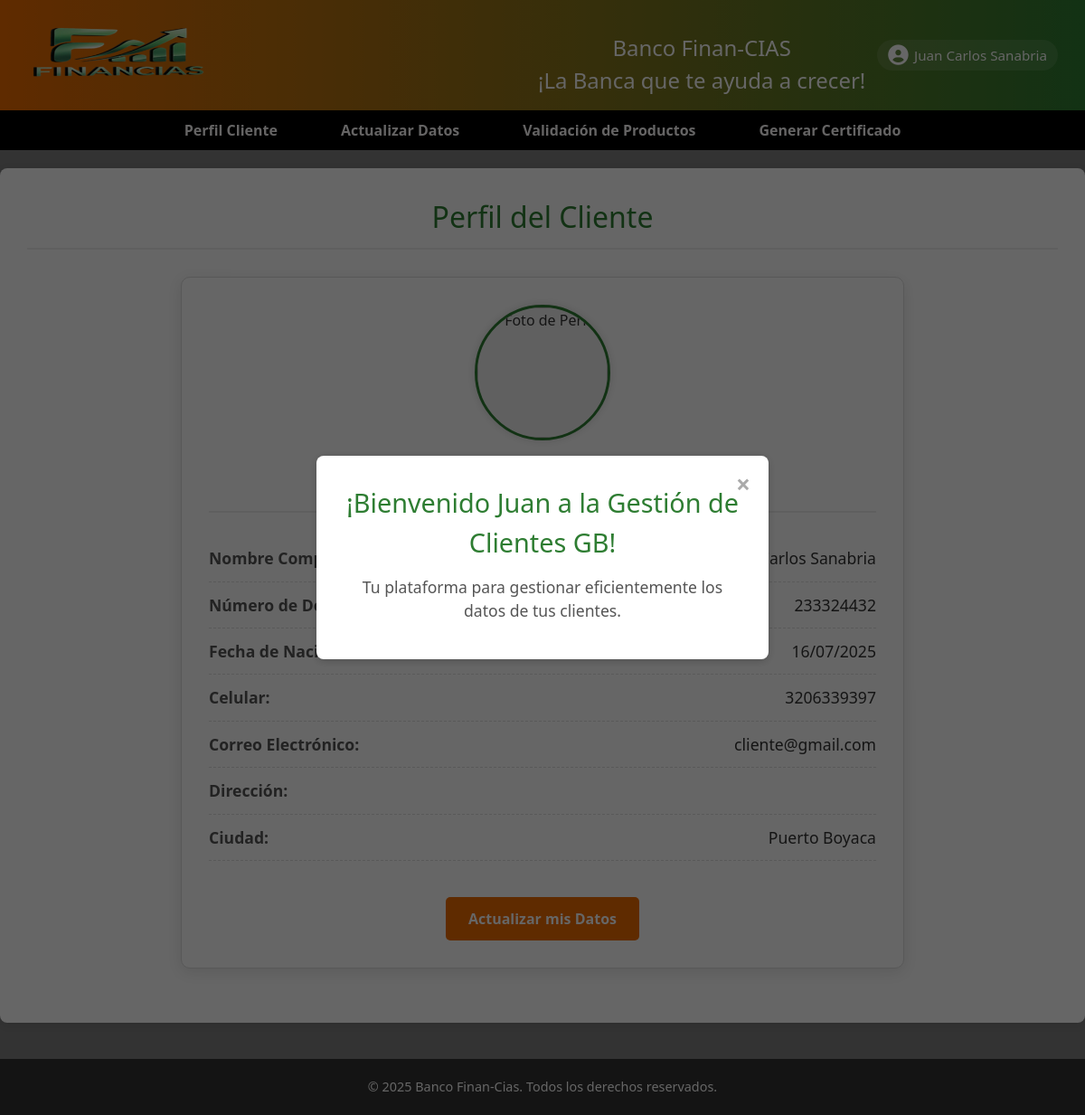
The page /Controlador/clienteController.php?login=success&accion=mostrarPerfilCliente&id=31 (signed in) on the database its author committed.
### tables this page shows
CREATE TABLE `cliente` (
  `ID_Cliente` int(11) NOT NULL,
  `Nombre_Cliente` varchar(50) NOT NULL,
  `Apellido_Cliente` varchar(50) NOT NULL,
  `ID_Genero` int(11) NOT NULL,
  `ID_TD` int(11) NOT NULL,
  `N_Documento_Cliente` varchar(45) NOT NULL,
  `Celular_Cliente` varchar(45) NOT NULL,
  `Correo_Cliente` varchar(45) NOT NULL,
  `Direccion_Cliente` varchar(100) NOT NULL,
  `Ciudad_Cliente` varchar(50) NOT NULL,
  `Fecha_Nacimiento_Cliente` date NOT NULL,
  `ID_Personal_Creador` int(11) DEFAULT NULL,
  `Fecha_Creacion_Cliente` datetime DEFAULT current_timestamp(),
  `Estado_Cliente` varchar(255) DEFAULT 'Activo',
  `Contraseña` varchar(200) NOT NULL
);

### Model/clienteModel.php (called while the page is built, shortened)
<?php
function obtenerClientePorId($conexion, $id_cliente) {
    try {
        $stmt = $conexion->prepare("
            SELECT ID_Cliente, Nombre_Cliente, Apellido_Cliente, ID_Genero, ID_TD,
                   N_Documento_Cliente, Celular_Cliente, Correo_Cliente, Direccion_Cliente,
                   Ciudad_Cliente, Fecha_Nacimiento_Cliente, ID_Personal_Creador, Fecha_Creacion_Cliente,
                    Estado_Cliente, Fecha_Creacion_Cliente, Contraseña
            FROM cliente
            WHERE ID_Cliente = :id
        ");
        $stmt->bindParam(':id', $id_cliente, PDO::PARAM_INT);
        $stmt->execute();
        return $stmt->fetch(PDO::FETCH_ASSOC);
    } catch (PDOException $e) {
        error_log("Error al obtener cliente por ID: " . $e->getMessage());
        return null;
    }
}

### View/cliente/Perfil_Cliente.php (the view, shortened to what this page needs)
<?php
$datos_cliente = $datos_cliente ?? [];
?>
<h2 style="color: #2e7d32;">Perfil del Cliente</h2>
<?php if (!empty($datos_cliente)): ?>
    <div class="perfil-cliente-container">
        <div class="profile-photo-container">
            <img src="<?= BASE_URL ?>/View/public/assets/img/default_profile.png" alt="Foto de Perfil" class="profile-photo">
        </div>
        <h3>Información General del Cliente</h3>
        <div class="info-group">
            <label>Nombre Completo:</label>
            <span><?php echo htmlspecialchars($datos_cliente['Nombre_Cliente'] ?? 'N/A') . ' ' . htmlspecialchars($datos_cliente['Apellido_Cliente'] ?? 'N/A'); ?></span>
        </div>
        <div class="info-group">
            <label>Número de Documento:</label>
            <span><?php echo htmlspecialchars($datos_cliente['N_Documento_Cliente'] ?? 'N/A'); ?></span>
        </div>
        <div class="info-group">
            <label>Fecha de Nacimiento:</label>
            <span><?php echo htmlspecialchars(isset($datos_cliente['Fecha_Nacimiento_Cliente']) && !empty($datos_cliente['Fecha_Nacimiento_Cliente']) ? date('d/m/Y', strtotime($datos_cliente['Fecha_Nacimiento_Cliente'])) : 'N/A'); ?></span>
        </div>
        <div class="info-group">
            <label>Celular:</label>
            <span><?php echo htmlspecialchars($datos_cliente['Celular_Cliente'] ?? 'N/A'); ?></span>
        </div>
        <div class="info-group">
            <label>Correo Electrónico:</label>
            <span><?php echo htmlspecialchars($datos_cliente['Correo_Cliente'] ?? 'N/A'); ?></span>
        </div>
        <div class="info-group">
            <label>Dirección:</label>
        </div>
        <div class="info-group">
            <label>Ciudad:</label>
            <span><?php echo htmlspecialchars($datos_cliente['Ciudad_Cliente'] ?? 'N/A'); ?></span>
        </div>
        <div class="button-container" style="text-align: center; margin-top: 30px;">
            <a href="<?= BASE_URL ?>/Controlador/clienteController.php?accion=mostrarDatosCliente&id=<?php echo htmlspecialchars($datos_cliente['ID_Cliente'] ?? ''); ?>" class="btn-primary">Actualizar mis Datos</a>
        </div>
    </div>
<?php endif; ?>

### View/public/assets/estilos.css (style rules this page uses)
body { font-family: Arial, sans-serif; margin: 0; padding: 0; background-color: #f4f4f4; color: #333; }
main h2 { color: #2e7d32; margin-bottom: 25px; text-align: center; font-size: 2em; padding-bottom: 10px; border-bottom: 2px solid #eee; }
.btn-primary { display: inline-block; background-color: #ef6c00; color: white; padding: 12px 25px; border: none; border-radius: 5px; cursor: pointer; font-size: 1rem; font-weight: bold; text-decoration: none; transition: background-color 0.3s ease; margin-top: 10px; }
.perfil-cliente-container { max-width: 800px; margin: 30px auto; padding: 30px; background-color: #fff; border-radius: 10px; box-shadow: 0 4px 15px rgba(0,0,0,0.1); border: 1px solid #ddd; text-align: center; }
.perfil-cliente-container h3 { color: #2e7d32; margin-top: 0; margin-bottom: 25px; padding-bottom: 10px; border-bottom: 2px solid #eee; text-align: center; font-size: 1.8em; }
.profile-photo-container { width: 150px; height: 150px; border-radius: 50%; background-color: #f0f0f0; display: flex; justify-content: center; align-items: center; overflow: hidden; margin: 0 auto 25px auto; border: 3px solid #2e7d32; box-shadow: 0 0 10px rgba(0,0,0,0.15); }
.profile-photo { width: 100%; height: 100%; object-fit: cover; display: block; }
.info-group { display: flex; justify-content: space-between; align-items: center; padding: 12px 0; border-bottom: 1px dashed #e0e0e0; font-size: 1.1em; }
.info-group label { font-weight: bold; color: #555; flex-basis: 45%; text-align: left; padding-right: 15px; }
.info-group span { color: #333; flex-basis: 55%; text-align: right; word-break: break-word; }
.button-container { text-align: center; margin-top: 30px; }

### View/public/assets/inicio.css (style rules this page uses)
html, body { height: 100%; margin: 0; padding: 0; }
* { margin: 0; padding: 0; box-sizing: border-box; }
body { font-family: 'Segoe UI', sans-serif; background: linear-gradient(rgba(0, 0, 0, 0.5), rgba(0, 0, 0, 0.5)), url(../Assets/Img/carrusel/A29.png) no-repeat center center fixed; background-size: cover; cursor: pointer; }

### View/cliente/Cliente.php (style rules this page uses)
body { font-family: Arial, sans-serif; margin: 0; padding: 0; }

### rows shown on the page
cliente: Apellido_Cliente "Carlos Sanabria", N_Documento_Cliente "233324432", Fecha_Nacimiento_Cliente "16/07/2025", Celular_Cliente "3206339397", Correo_Cliente "cliente@gmail.com", Ciudad_Cliente "Puerto Boyaca"

### other values the page prints
$user "Juan"
$_SESSION['nombreCliente'] "Juan"
$_SESSION['apellidoCliente'] "Carlos Sanabria"
